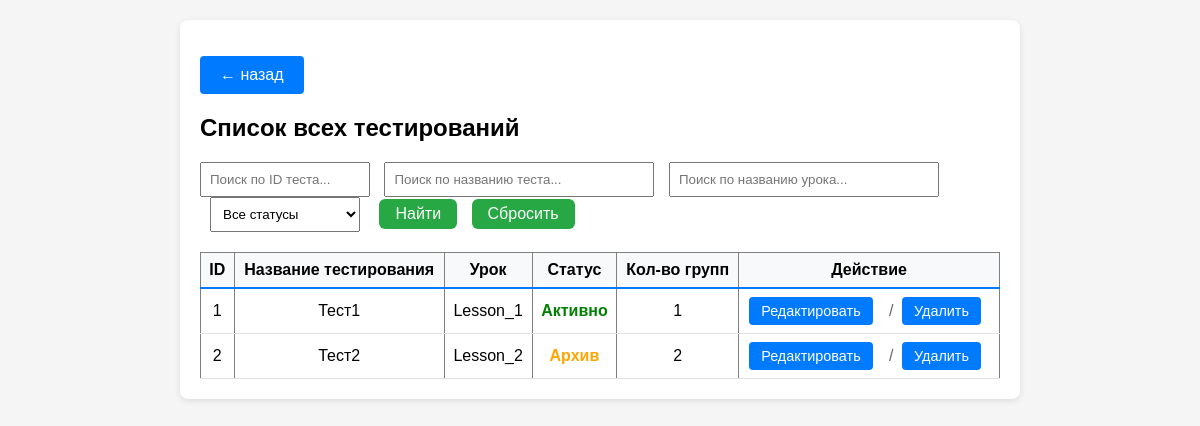
The app's page /dashboard/testing_management/testing_list (signed in), older data.
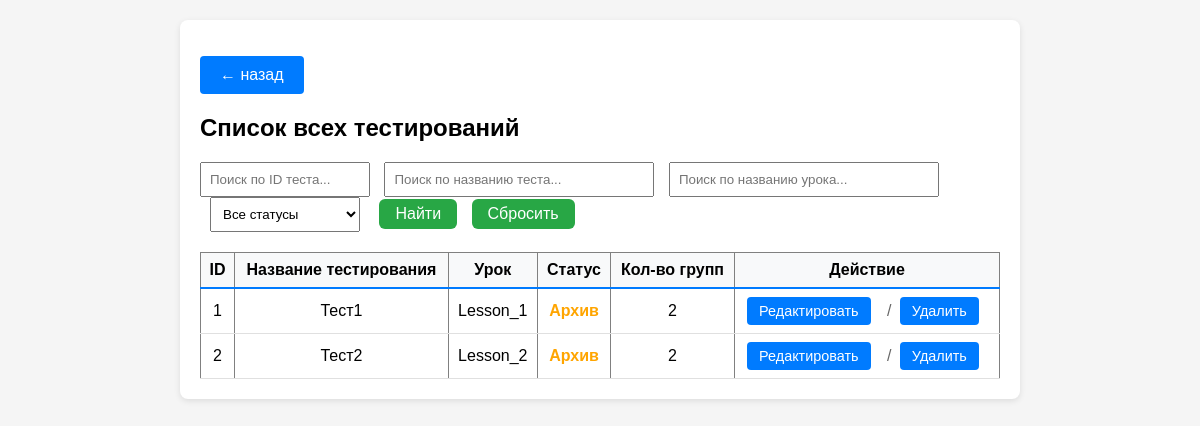
The same page, newer data.
### app.py (models this page shows, shortened)
class Testing(db.Model):
    __tablename__ = 'Testings'
    id = db.Column(db.Integer, primary_key=True)
    name = db.Column(db.String(64), unique=True, nullable=False)
    status = db.Column(db.Boolean, nullable=False)
    lesson_id = db.Column(db.Integer, nullable=False)
    group_id = db.Column(db.JSON, nullable=False)

class Lesson(db.Model):
    __tablename__ = 'Lessons'
    id = db.Column(db.Integer, primary_key=True)
    name = db.Column(db.String(64), unique=True, nullable=False)
    time = db.Column(db.Integer, nullable=False)
    price_correct = db.Column(db.Integer, default=1)
    price_wrong = db.Column(db.Integer, default=-1)
    questions = db.Column(db.JSON, nullable=False)

### app.py (the view)
@app.route('/dashboard/testing_management/testing_list')
def testing_list():
    if not check_privileges():
        return redirect(url_for('ErAuth'))
    testings = Testing.query.order_by(Testing.id).all()
    lessons = Lesson.query.order_by(Lesson.id).all()
    lessons_dict = {lesson.id: lesson for lesson in lessons}
    return render_template(mgn + 'testing_list.html', testings=testings, lessons_dict=lessons_dict)

### app.py (called while the page is built)
@login_manager.user_loader
def load_user(user_id):
    return User.query.get(int(user_id))

def check_privileges():
    curent_user = User.query.filter(
        User.username.ilike(
            session.get('curent_user')
        )
    ).first()
    print("DEBUD: curent user is",curent_user)
    print("DEBUG: curent user privileges -",curent_user.is_admin)
    if not curent_user or not curent_user.is_admin:
        return False
    else:
        return True

    def __repr__(self):
        return f'<User {self.username}>'

    @property
    def is_admin(self):
        return self.privileges

### templates/templateM/testing_list.html (shortened to what this page needs)
{% extends 'base.html' %}
{% block content %}
<p><a href="{{ url_for('testing_management') }}" class="btn">← назад</a></p>
<h2>Список всех тестирований</h2>
<div style="margin: 20px 0;">
  <input type="text" id="searchID" placeholder="Поиск по ID теста..."
         style="padding: 8px; width: 150px;">
  <input type="text" id="searchName" placeholder="Поиск по названию теста..."
         style="padding: 8px; width: 250px; margin-left: 10px;">
  <input type="text" id="searchLesson" placeholder="Поиск по названию урока..."
         style="padding: 8px; width: 250px; margin-left: 10px;">
  <select id="searchStatus" style="padding: 8px; width: 150px; margin-left: 10px;">
    <option value="">Все статусы</option>
  </select>
  <button type="button" onclick="searchTable()" style="padding: 6px 16px; margin-left: 15px;">
    Найти
  </button>
  <button type="button" onclick="clearSearch()" style="padding: 6px 16px; margin-left: 10px;">
    Сбросить
  </button>
</div>
<table border="1" cellpadding="5" id="testingTable">
  <thead>
    <tr>
      <th>ID</th>
      <th>Название тестирования</th>
      <th>Урок</th>
      <th>Статус</th>
      <th>Кол-во групп</th>
      <th>Действие</th>
    </tr>
  </thead>
  <tbody>
    {% for t in testings %}
    <tr class="testing_row">
      <td>{{ t.id }}</td>
      <td>{{ t.name }}</td>
      <td>
        {% set lesson = lessons_dict.get(t.lesson_id) %}
        {% if lesson %}
          {{ lesson.name }}
        {% else %}
          <span style="color: #999;">ID: {{ t.lesson_id }}</span>
        {% endif %}
      </td>
      <td>
        {% if t.status == True %}
          <span style="color: green; font-weight: bold;">Активно</span>
        {% else %}
          <span style="color: orange; font-weight: bold;">Архив</span>
        {% endif %}
      </td>
      <td>
        {% if t.group_id %}
          {% if t.group_id is string %}
            {% set groups = t.group_id|from_json %}
            {{ groups|length }}
          {% elif t.group_id is iterable %}
            {{ t.group_id|length }}
          {% else %}
            0
          {% endif %}
        {% else %}
          0
        {% endif %}
      </td>
      <td>
        <div class="actions">
            <a href="{{ url_for('testing_edit', testing_id=t.id) }}"
               class="btn btn-action">Редактировать</a>
            <span class="action-divider">/</span>
            <form action="{{ url_for('testing_delete', testing_id=t.id) }}"
                  method="post" style="display:inline;">
                <button type="submit"
                        onclick="return confirm('Удалить тестирование?')"
                        class="btn btn-action">Удалить</button>
            </form>
        </div>
      </td>
    </tr>
    {% endfor %}
  </tbody>
</table>
{% endblock %}
{% set show_footer = False %}

### templates/base.html (shortened to what this page needs)
<!doctype html>
<html lang="ru">
<head>
{% block header %}
<link rel="stylesheet" href="{{ url_for('static', filename='style.css') }}">
{% endblock  %}
</head>
<body>
<div class="container">
  {% block content %}{% endblock %}
</div>
</body>
</html>

### static/style.css (style rules this page uses)
body { font-family:Arial,sans-serif;margin:0;padding:20px;background:#f5f5f5 }
.container { max-width:800px; margin:auto; background:white; padding:20px; border-radius:8px; box-shadow:0 2px 6px rgba(0,0,0,.1) }
button { padding:10px 20px; background:#007bff; color:white; border:none; border-radius:4px; cursor:pointer }
button, .btn { padding: 10px 20px; background:#007bff; color:white; border:none; border-radius:4px; cursor:pointer; font-size:1rem; }
a.btn { display:inline-block; text-decoration:none; }
.btn-action { padding:6px 12px; font-size:.9rem; margin-right:8px; white-space:nowrap; }
.action-divider { color:#666; margin:0 4px; }
table { width: 100%; border-collapse: collapse; margin: 0; }
thead { position: sticky; top: 0; background-color: #f8f9fa; z-index: 10; }
th, td { border-bottom: 1px solid #e0e0e0; padding: 8px; text-align: center; vertical-align: middle; }
th { border-bottom: 2px solid #007bff; position: sticky; top: 0; }
button[type="button"] { padding: 10px 20px; background-color: #28a745; color: white; border: none; border-radius: 6px; cursor: pointer; transition: all 0.3s ease; }

Row changes from the older to the newer data that the page shows:
changed Testing "Тест1": group_id|length "1" → "2"; status "Активно" → "Архив"
